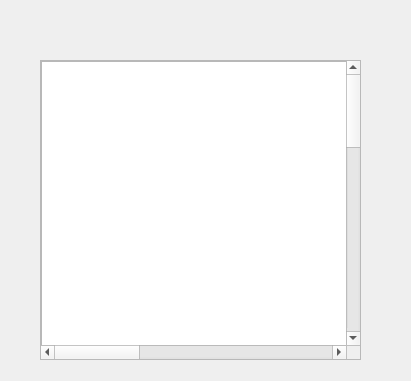
<?xml version="1.0" encoding="UTF-8"?>
<ui version="4.0">
 <class>SearchWin</class>
 <widget class="QDialog" name="SearchWin">
  <property name="geometry">
   <rect>
    <x>0</x>
    <y>0</y>
    <width>411</width>
    <height>381</height>
   </rect>
  </property>
  <property name="windowTitle">
   <string>Dialog</string>
  </property>
  <widget class="QScrollArea" name="scrollArea">
   <property name="geometry">
    <rect>
     <x>40</x>
     <y>60</y>
     <width>321</width>
     <height>300</height>
    </rect>
   </property>
   <property name="minimumSize">
    <size>
     <width>0</width>
     <height>300</height>
    </size>
   </property>
   <property name="widgetResizable">
    <bool>true</bool>
   </property>
   <widget class="QWidget" name="scrollAreaWidgetContents">
    <property name="geometry">
     <rect>
      <x>0</x>
      <y>0</y>
      <width>1000</width>
      <height>1000</height>
     </rect>
    </property>
    <property name="sizePolicy">
     <sizepolicy hsizetype="Fixed" vsizetype="Fixed">
      <horstretch>0</horstretch>
      <verstretch>0</verstretch>
     </sizepolicy>
    </property>
    <property name="minimumSize">
     <size>
      <width>1000</width>
      <height>1000</height>
     </size>
    </property>
    <property name="maximumSize">
     <size>
      <width>1000</width>
      <height>1000</height>
     </size>
    </property>
    <widget class="QListWidget" name="listWidget">
     <property name="geometry">
      <rect>
       <x>0</x>
       <y>0</y>
       <width>4000000</width>
       <height>4000000</height>
      </rect>
     </property>
     <property name="sizePolicy">
      <sizepolicy hsizetype="Fixed" vsizetype="Fixed">
       <horstretch>0</horstretch>
       <verstretch>0</verstretch>
      </sizepolicy>
     </property>
     <property name="minimumSize">
      <size>
       <width>1000</width>
       <height>1000000</height>
      </size>
     </property>
     <property name="verticalScrollBarPolicy">
      <enum>Qt::ScrollBarAlwaysOn</enum>
     </property>
     <property name="horizontalScrollBarPolicy">
      <enum>Qt::ScrollBarAlwaysOn</enum>
     </property>
    </widget>
   </widget>
  </widget>
 </widget>
 <resources/>
 <connections/>
</ui>
